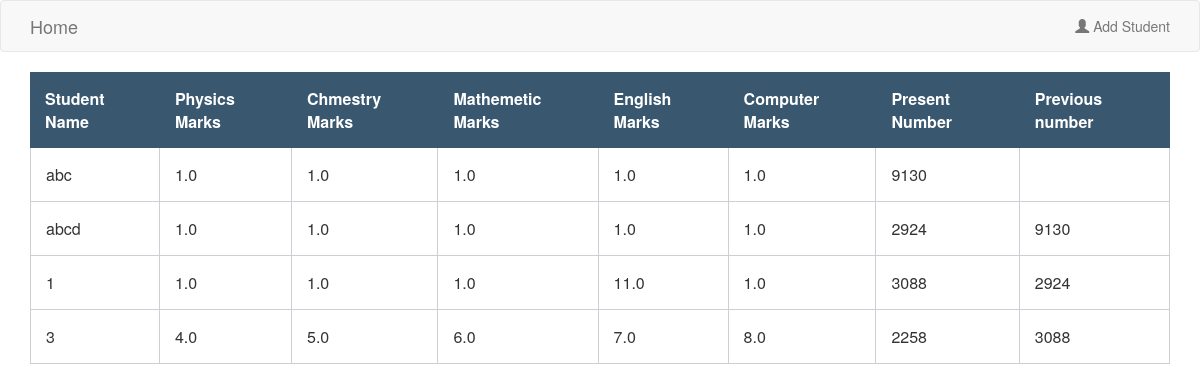
The page / on the database its author committed.
### student/models.py (models this page shows)
class Score(models.Model):
    name = models.CharField(max_length=20)
    physics = models.FloatField()
    chemistry = models.FloatField()
    mathematics = models.FloatField()
    english = models.FloatField()
    computer = models.FloatField(default=1)
    parsent_no = models.CharField(max_length=5, default=random_string)
    previous_no = models.CharField(max_length=5, default="0")
    def __str__(self):
        return self.parsent_no

### student/views.py (the view)
# urls.py: path('', home_view, name='home'),
def home_view(request):
    data = Score.objects.all()
    print(data)
    return render(request, 'home.html', {'data': data})

### templates/home.html (shortened to what this page needs)
{% load static %}
<html xmlns="http://www.w3.org/1999/html">
<head>
    <link rel="stylesheet" href="https://maxcdn.bootstrapcdn.com/bootstrap/3.3.7/css/bootstrap.min.css"
>
    <link rel="stylesheet" href="{% static 'css/style.css' %}">
</head>
<body>
<nav class="navbar navbar-default navbar-stati  c-top">
    <div class="container">
        <ul class="nav navbar-nav">
            <li><a class="navbar-brand" href="{% url 'home' %}">Home</a></li>
        </ul>
        <ul class="nav navbar-nav navbar-right">
            {% block content %}
            <li><a href="{% url 'index' %}"><span class="glyphicon glyphicon-user"></span> Add Student</a></li>
        </ul>
    </div>
</nav>
<div class="container">
    <table>
        <thead>
        <tr>
            <th scope="col">Student Name</th>
            <th scope="col">Physics Marks</th>
            <th scope="col">Chmestry Marks</th>
            <th scope="col">Mathemetic Marks</th>
            <th scope="col">English Marks</th>
            <th scope="col">Computer Marks</th>
            <th scope="col">Present Number</th>
            <th scope="col">Previous number</th>
        </tr>
        </thead>
        {% for obj in data %}
        <tbody>
            <tr>
                <td>{{obj.name}}</td>
                <td>{{obj.physics}}</td>
                <td>{{obj.chemistry}}</td>
                <td>{{obj.mathematics}}</td>
                <td>{{obj.english}}</td>
                <td>{{obj.computer}}</td>
                <td>{{obj.parsent_no}}</td>
                <td>{{obj.previous_no}}</td>
            </tr>
        </tbody>
        {% endfor %}
    </table>
</div>
{% endblock %}
</body>
</html>

### static/css/style.css (style rules this page uses)
table { border-collapse: separate; }
th, td { padding: 15px 15px; }
thead { background: #395870; color: #fff; }
td { border-bottom: 1px solid #cecfd5; border-right: 1px solid #cecfd5; }
td:first-child { border-left: 1px solid #cecfd5; }

### rows shown on the page
Score: name "abc", physics "1.0", chemistry "1.0", mathematics "1.0", english "1.0", computer "1.0", parsent_no "9130"
Score: name "abcd", physics "1.0", chemistry "1.0", mathematics "1.0", english "1.0", computer "1.0", parsent_no "2924", previous_no "9130"
Score: name "1", physics "1.0", chemistry "1.0", mathematics "1.0", english "11.0", computer "1.0", parsent_no "3088", previous_no "2924"
Score: name "3", physics "4.0", chemistry "5.0", mathematics "6.0", english "7.0", computer "8.0", parsent_no "2258", previous_no "3088"
